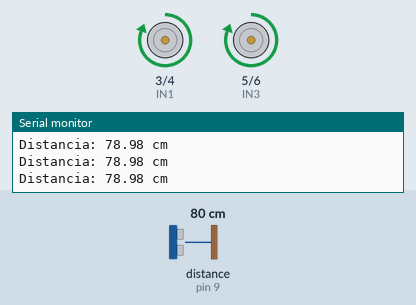
The sketch below on a simulated Arduino Uno, built with avr-gcc and run on an emulated ATmega328P. Parts: motor-driver pin pairs drawn as motors (green arrow = first pin HIGH = forward, orange = second pin HIGH = backward, longer = more drive, scaled by the enable pin), the last lines printed to the serial monitor. Wiring (inferred from the names in the program): ultrasonic range finder: trigger pin 8; echo pin 9. The test bench sets the inputs (shaded band); at power-on: distance to the obstacle (sensor on pin 9) 80 cm. The echo pulse lasts 58.3 µs per cm; random numbers use the default seed unless the sketch sets one.

Above: at 1.2 s.
1.3 s: distance to the obstacle (sensor on pin 9) set to 7 cm
2.8 s: distance to the obstacle (sensor on pin 9) set to 4 cm
At 4.5 s:
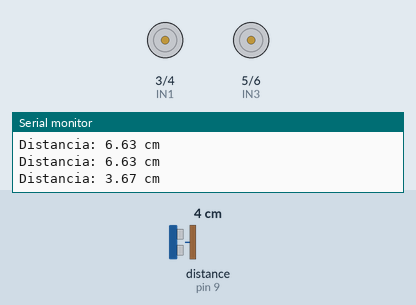
At 9.0 s:
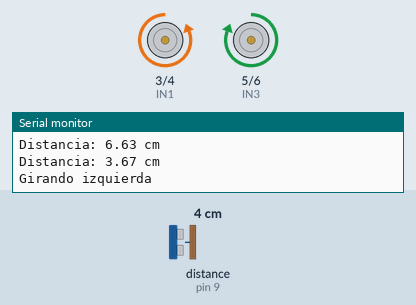
Timing chart, 0 to 55.8 s (numbered marks = the images above; inputs shaded):
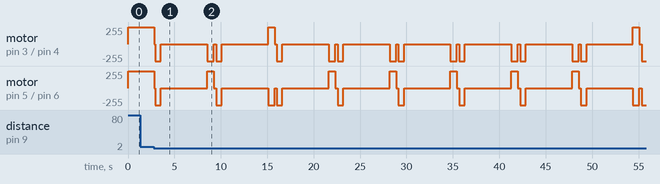

Measured:
- the behaviour switches between 6 and 5 cm on distance to the obstacle (sensor on pin 9) (found by bisection; images 0 and 1)

The sketch:

arduinodelcarro.ino
```cpp
// Pines del L298N
const int ENA = 2;
const int IN1 = 3;
const int IN2 = 4;
const int IN3 = 5;
const int IN4 = 6;
const int ENB = 7;

// Pines del sensor ultrasónico
const int TRIGGER = 8;
const int ECHO = 9;

// Parámetros de velocidad y tiempos
const int VELOCIDAD = 200;
const unsigned long TIEMPO_RETROCESO = 600;  // ms
const unsigned long TIEMPO_GIRO = 700;       // ms

void setup() {
  pinMode(IN1, OUTPUT);
  pinMode(IN2, OUTPUT);
  pinMode(IN3, OUTPUT);
  pinMode(IN4, OUTPUT);
  pinMode(ENA, OUTPUT);
  pinMode(ENB, OUTPUT);

  pinMode(TRIGGER, OUTPUT);
  pinMode(ECHO, INPUT);

  Serial.begin(9600);
  randomSeed(analogRead(A0));  // Inicializa generador aleatorio
}

void loop() {
  float distancia = medirDistancia();

  Serial.print("Distancia: ");
  Serial.print(distancia);
  Serial.println(" cm");

  if (distancia > 0 && distancia <= 5) {
    detener();
    delay(100);

    // Retroceder
    retroceder(VELOCIDAD);
    delay(TIEMPO_RETROCESO);
    detener();
    delay(5000);

    // Girar aleatoriamente a izquierda o derecha
    if (random(0, 2) == 0) {
      girarIzquierda(VELOCIDAD);
      Serial.println("Girando izquierda");
    } else {
      girarDerecha(VELOCIDAD);
      Serial.println("Girando derecha");
    }
    delay(TIEMPO_GIRO);
    detener();
    delay(100);
  } else if (distancia > 5) {
    avanzar(VELOCIDAD);
  } else {
    detener();  // En caso de lectura inválida
  }

  delay(50);
}

// Funciones de movimiento
void avanzar(int velocidad) {
  digitalWrite(IN1, HIGH);
  digitalWrite(IN2, LOW);
  digitalWrite(IN3, HIGH);
  digitalWrite(IN4, LOW);
  analogWrite(ENA, velocidad);
  analogWrite(ENB, velocidad);
}

void retroceder(int velocidad) {
  digitalWrite(IN1, LOW);
  digitalWrite(IN2, HIGH);
  digitalWrite(IN3, LOW);
  digitalWrite(IN4, HIGH);
  analogWrite(ENA, velocidad);
  analogWrite(ENB, velocidad);
}

void girarIzquierda(int velocidad) {
  digitalWrite(IN1, LOW);
  digitalWrite(IN2, HIGH);
  digitalWrite(IN3, HIGH);
  digitalWrite(IN4, LOW);
  analogWrite(ENA, velocidad);
  analogWrite(ENB, velocidad);
}

void girarDerecha(int velocidad) {
  digitalWrite(IN1, HIGH);
  digitalWrite(IN2, LOW);
  digitalWrite(IN3, LOW);
  digitalWrite(IN4, HIGH);
  analogWrite(ENA, velocidad);
  analogWrite(ENB, velocidad);
}

void detener() {
  digitalWrite(IN1, LOW);
  digitalWrite(IN2, LOW);
  digitalWrite(IN3, LOW);
  digitalWrite(IN4, LOW);
  analogWrite(ENA, 0);
  analogWrite(ENB, 0);
}

// Función para medir distancia con sensor ultrasónico
float
medirDistancia() {
  digitalWrite(TRIGGER, LOW);
  delayMicroseconds(2);
  digitalWrite(TRIGGER, HIGH);
  delayMicroseconds(10);
  digitalWrite(TRIGGER, LOW);

  long duracion = pulseIn(ECHO, HIGH, 20000);  // Timeout 20 ms
  if (duracion == 0) return 999;

  float distancia = duracion * 0.034 / 2;
  return distancia;
}
```
